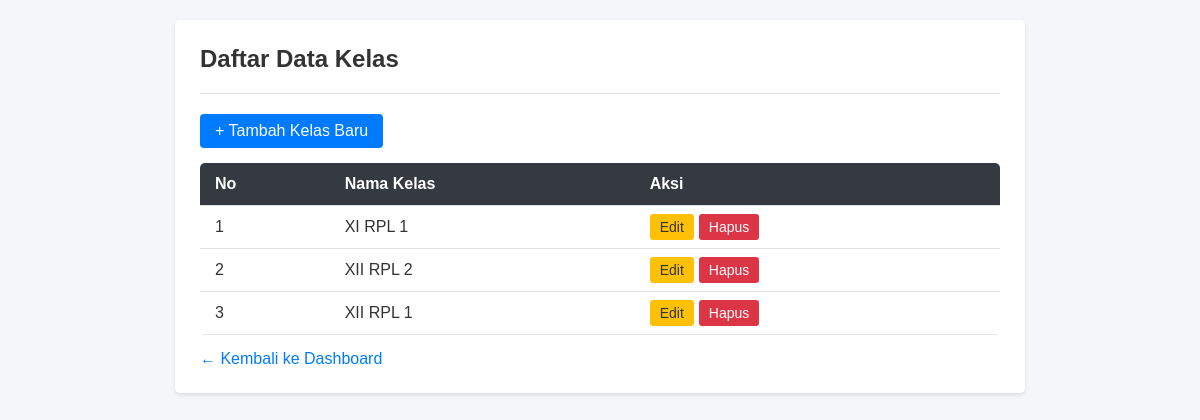
/data_kelas.php (signed in), run on the app's committed database.
### tables this page shows
CREATE TABLE `t_kelas` (
  `id` int(11) NOT NULL AUTO_INCREMENT,
  `nama` varchar(100) DEFAULT NULL,
  `tingkat` varchar(20) NOT NULL,
  `jurusan` varchar(100) NOT NULL,
  `status_aktif` tinyint(1) NOT NULL,
  `created_at` timestamp NOT NULL DEFAULT current_timestamp(),
  `updated_at` timestamp NOT NULL DEFAULT current_timestamp(),
  PRIMARY KEY (`id`),
  UNIQUE KEY `uq_t_kelas_nama` (`nama`)
);

### data_kelas.php (the view, shortened to what this page needs)
<?php
include 'config/koneksi.php';
?>
<!DOCTYPE html>
<html lang="id">
<head>
</head>
<body>
    <div class="container">
        <h2>Daftar Data Kelas</h2>
        <hr>
        <a href="tambah_kelas.php" class="btn-tambah">+ Tambah Kelas Baru</a>
        <table>
            <thead>
                <tr>
                    <th>No</th>
                    <th>Nama Kelas</th>
                    <th>Aksi</th>
                </tr>
            </thead>
            <tbody>
                <?php
                $query = "SELECT * FROM t_kelas ORDER BY id DESC";
                $result = mysqli_query($koneksi, $query);
                if ($result && mysqli_num_rows($result) > 0) {
                    $no = 1;
                    while ($row = mysqli_fetch_assoc($result)) {
                        $nama_kelas_val = isset($row['nama_kelas']) ? $row['nama_kelas'] : (isset($row['nama']) ? $row['nama'] : '-');
                        echo "<tr>";
                        echo "<td>" . $no++ . "</td>";
                        echo "<td>" . htmlspecialchars($nama_kelas_val) . "</td>";
                        echo "<td>";
                        echo "<a href='edit_data_kelas.php?id=" . $row['id'] . "' class='btn-action btn-edit'>Edit</a>";
                        echo "<a href='hapus_kelas.php?id=" . $row['id'] . "' class='btn-action btn-hapus' onclick='return confirm(\"Yakin ingin menghapus kelas ini?\")'>Hapus</a>";
                        echo "</td>";
                        echo "</tr>";
                    }
                } else {
                    echo "<tr><td colspan='3' style='text-align: center;'>Belum ada data kelas.</td></tr>";
                }
                ?>
            </tbody>
        </table>
        <a href="dashboard.php" class="back-link">&larr; Kembali ke Dashboard</a>
    </div>
</body>
</html>

### data_kelas.php (style rules this page uses)
body { font-family: Arial, sans-serif; margin: 20px; background-color: #f4f6f9; color: #333; }
.container { max-width: 800px; background: white; padding: 25px; border-radius: 5px; box-shadow: 0 2px 4px rgba(0,0,0,0.1); margin: auto; }
h2 { margin-top: 0; }
hr { border: 0; border-top: 1px solid #dee2e6; margin-bottom: 20px; }
.btn-tambah { display: inline-block; padding: 8px 15px; background-color: #007bff; color: white; text-decoration: none; border-radius: 4px; margin-bottom: 15px; }
table { width: 100%; border-collapse: collapse; background: white; border-radius: 5px; overflow: hidden; }
table th, table td { padding: 12px 15px; text-align: left; border-bottom: 1px solid #dee2e6; }
table th { background-color: #343a40; color: white; }
.btn-action { padding: 5px 10px; text-decoration: none; border-radius: 3px; color: white; font-size: 14px; margin-right: 5px; }
.btn-edit { background-color: #ffc107; color: #333; }
.btn-hapus { background-color: #dc3545; }
.back-link { display: inline-block; margin-top: 15px; color: #007bff; text-decoration: none; }

### data on the page
t_kelas: nama "XI RPL 1"
t_kelas: nama "XII RPL 2"
t_kelas: nama "XII RPL 1"
